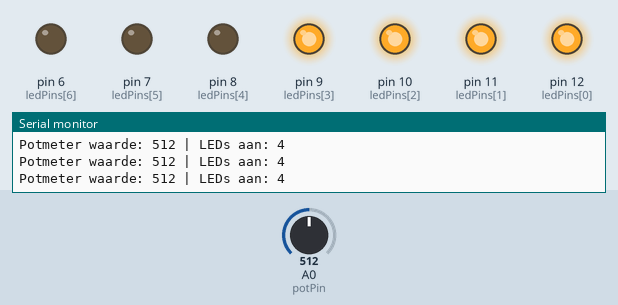
This sketch was run on a simulated Arduino Uno, built with avr-gcc and run on an emulated ATmega328P. Parts: output pins drawn as LEDs (lit = HIGH), the last lines printed to the serial monitor. The test bench sets the inputs (shaded band); at power-on: A0 (potPin) = 512.

Above: at 1.2 s.
1.3 s: A0 (potPin) set to 628
2.8 s: A0 (potPin) set to 657
At 3.8 s:
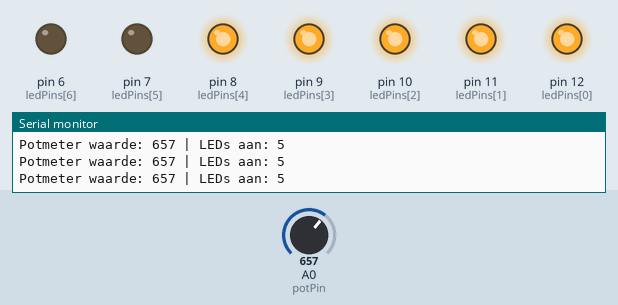
4.3 s: A0 (potPin) set to 511
At 5.3 s:
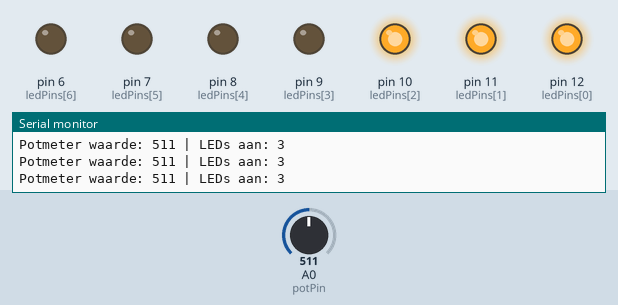
5.8 s: A0 (potPin) set to 392
7.3 s: A0 (potPin) set to 370
At 8.3 s:
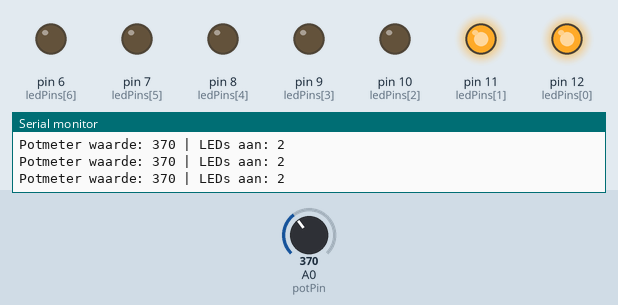
8.8 s: A0 (potPin) set to 263
11.8 s: A0 (potPin) set to 246
At 12.9 s:
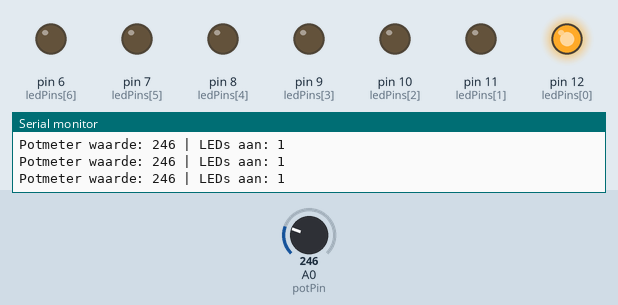
Timing chart, 0 to 14.3 s (numbered marks = the images above; inputs shaded):
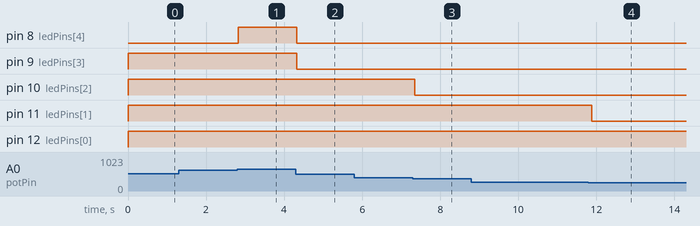

The sketch:

vierdeopdrachtide.ino
```cpp
const int potPin = A0;

int ledPins[] = {12, 11, 10, 9, 8, 7, 6};
int aantalLeds = 7;

int potWaarde = 0;
int aantalAan = 0;

void setup() {
  // Serial Monitor starten om waardes te kunnen controleren
  Serial.begin(9600);

  // Alle LED pinnen instellen als output
  for (int i = 0; i < aantalLeds; i++) {
    pinMode(ledPins[i], OUTPUT);
  }
}

void loop() {
  // Potmeter uitlezen
  potWaarde = analogRead(potPin);

  // Potmeterwaarde omzetten naar hoeveel LED's aan moeten
  aantalAan = map(potWaarde, 0, 1023, 0, aantalLeds + 1);

  // Voor de zekerheid niet meer dan 7 LED's aanzetten
  if (aantalAan > aantalLeds) {
    aantalAan = aantalLeds;
  }

  // LED's aan of uit zetten op basis van de potmeter
  for (int i = 0; i < aantalLeds; i++) {
    if (i < aantalAan) {
      digitalWrite(ledPins[i], HIGH);
    } else {
      digitalWrite(ledPins[i], LOW);
    }
  }

  // Waardes tonen in de Serial Monitor
  Serial.print("Potmeter waarde: ");
  Serial.print(potWaarde);
  Serial.print(" | LEDs aan: ");
  Serial.println(aantalAan);

  delay(100);
}
```

Measured:
- the behaviour switches between 639 and 640 on A0 (potPin) (found by bisection; images 0 and 1)
- the behaviour switches between 384 and 383 on A0 (potPin) (found by bisection; images 2 and 3)
- the behaviour switches between 256 and 255 on A0 (potPin) (found by bisection; images 3 and 4)
- after the input at 2.8 s, pin 8 (ledPins[4]): LOW → HIGH at once
- after the input at 4.3 s, pin 8 (ledPins[4]), pin 9 (ledPins[3]): HIGH → LOW at once
- after the input at 7.3 s, pin 10 (ledPins[2]): HIGH → LOW after 0.05 s
- after the input at 11.8 s, pin 11 (ledPins[1]): HIGH → LOW after 0.08 s
